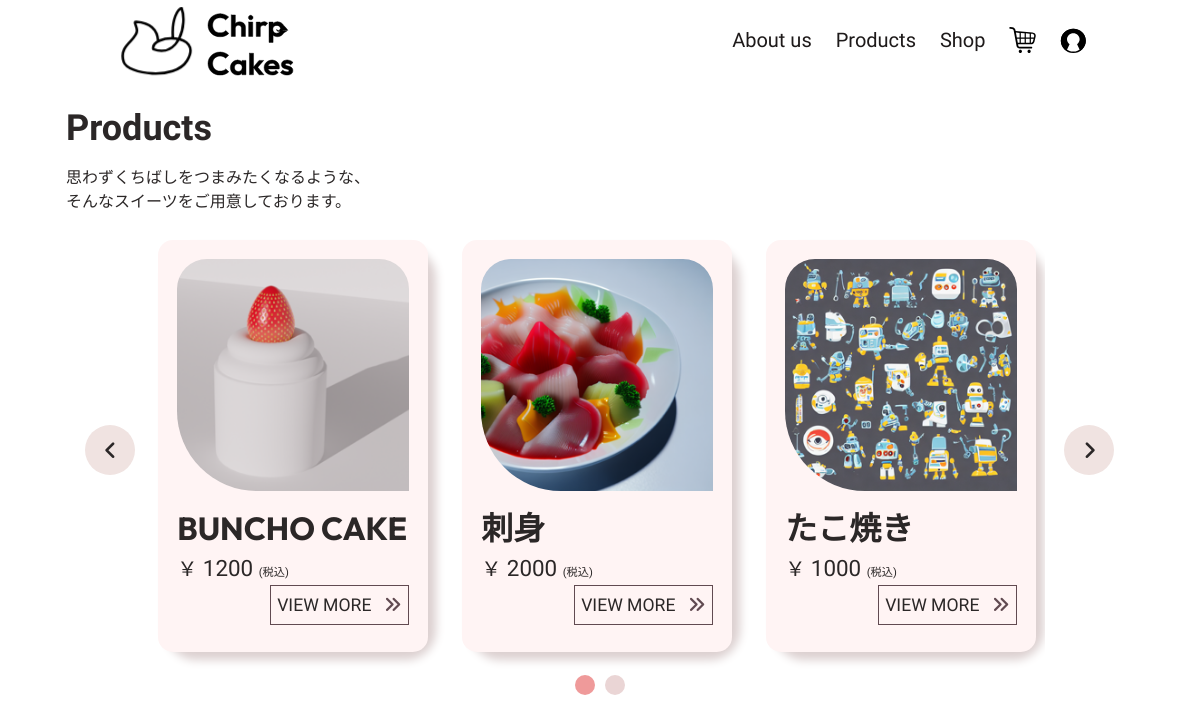
The page /main/item (signed in) on the database its author committed.
### main/models.py (models this page shows, shortened)
class ItemTable(models.Model):
    class Meta:
        verbose_name = _('商品テーブル')
        verbose_name_plural = _('商品テーブル')
    item_id = models.AutoField(primary_key=True, unique=True, verbose_name='商品ID', editable=False)
    item_name = models.TextField(max_length=30, unique=True, verbose_name='商品名')
    item_name_eng = models.TextField(default=f'',max_length=50, verbose_name='商品名(english)')
    item_img = models.ImageField(default='main/item/default_img.jpg', upload_to=saveItemPath)
    price = models.IntegerField(verbose_name='値段/個')
    sale_flg = models.BooleanField(default=True, verbose_name='販売ステータス')
    slug = models.SlugField(null=True, blank=True, max_length=20, default=f'')

### main/views.py (the view)
# urls.py: path('item', views.ItemPage.as_view(), name='item'),
class ItemPage(TemplateView):
    template_name = 'main/itempage.html'
    item = ItemTable.objects.all()
    params = {
        'title':'ChirpCakes',
        'item':item,
        'st_title':'商品',
        'itemCount':[i for i in range(item.count() // 3)]
    }
    def get(self, request):
        return render(request, self.template_name, context=self.params)

### main/templatetags/math_tags.py (called while the page is built)
@register.filter
def remainder(num1, num2):
    return num1 % num2

### templates/main/itempage.html (shortened to what this page needs)
{% load static %}
{% load math_tags %}
<!DOCTYPE html>
<html lang="ja">
<head>
    <link rel="stylesheet" href="{% static 'main/css/main.css' %}">
    <link href="https://use.fontawesome.com/releases/v5.0.6/css/all.css" rel="stylesheet">
</head>
<body>
    {% include 'main/component/banner.html' %}
    <div id="root">
        <main id="items">
            <div class="title">
                <h2>
                    Products
                </h2>
            </div>
            <div class="sub-disc">
                <p>
                    思わずくちばしをつまみたくなるような、
                    <br>
                    そんなスイーツをご用意しております。
                </p>
            </div>
            <div class="item-view">
                <div class="button-area">
                    <div id="slide-left">
                        <i class="fa-solid fa-angle-left"></i>
                    </div>
                </div>
                <div class="slider">
                    <div class="center" id="center">
                        {% for i in item %}
                        {% if forloop.counter0|remainder:3 == 0%}
                        <div class="slide-child">
                            <div class="child-item">
                                {% endif %}
                                <div class="card">
                                    <div class="card-item">
                                        <div class="card-main">
                                            <div class="card-contents">
                                                <img src="{{ MEDIA_URL }}{{ i.item_img }}" alt="{{ i.item_name }}">
                                                <a href="{% url 'main:product' i.slug %}" class="card-img-cover"></a>
                                            </div>
                                        </div>
                                        <div class="card-sub">
                                            <div class="card-header">
                                                <div class="card-header-title">
                                                    <a href="{% url 'main:product' i.slug %}" class="card-title-link">
                                                        {{ i.item_name }}
                                                    </a>
                                                </div>
                                                <div class="card-header-price">
                                                    {{ i.price }}
                                                </div>
                                                <div class="card-link">
                                                    <a href="{% url 'main:product' i.slug %}" class="card-link-button">
                                                        <p class="card-link-text">
                                                            VIEW MORE
                                                            <i class="fa-solid fa-angles-right icon"></i>
                                                        </p>
                                                    </a>
                                                </div>
                                            </div>
                                        </div>
                                    </div>
                                </div>
                                {% if forloop.counter|remainder:3 == 0%}
                            </div>
                        </div>
                        {% endif %}
                        {% endfor %}
                    </div>
                </div>
                <div class="button-area">
                    <div id="slide-right">
                        <i class="fa-solid fa-angle-right"></i>
                    </div>
                </div>
            </div>
            <div class="item-counter">
                {% for i in itemCount %}
                <div class="page" id="page{{ i }}">
                </div>
                {% endfor %}
            </div>
        </main>
    </div>
</body>
</html>

### static/main/css/main.css (style rules this page uses)
* { font-family: "Luckiest Guy", cursive; font-family: "Outfit", sans-serif; font-family: "Shippori Mincho", serif; font-family: "Zen Kaku Gothic New", sans-serif; list-style: none; color: rgb(43, 39, 39); text-decoration: none; }
a { color: rgb(0, 190, 190); }
html, body { color: rgb(43, 39, 39); font-family: "Zen Kaku Gothic New", sans-serif, "Outfit", sans-serif; height: 100%; margin: 0; }
#root { background-color: rgb(255, 255, 255); height: 100vh; }
.title { font-size: 150%; margin: 1rem 0; font-weight: 900; }
.card { border-radius: 30px; width: 270px; height: auto; box-shadow: 8px 8px 10px rgb(220, 208, 208); background-color: aqua; }
.card-item { position: relative; display: grid; background-color: rgb(255, 244, 244); border-radius: 15px; margin: 0 auto; padding: 1.2rem; grid-template-rows: repeat(auto-fit, minmax(1fr, 100px)); }
.card-contents { position: relative; }
.card-contents img { border-radius: 30px 30px 0 80px; }
.card-contents .card-img-cover { position: absolute; width: 100%; height: 100%; display: flex; justify-content: flex-end; align-items: flex-end; text-align: end; bottom: 0; padding-bottom: 1rem; font-size: 100%; font-weight: 500; overflow: hidden; transition: 0.3s ease-in; color: rgba(255, 255, 255, 0); background: rgba(255, 255, 255, 0); background: linear-gradient(180deg, rgba(255, 255, 255, 0) 0%, rgb(255, 244, 244) 100%); background-position-y: 300px; background-repeat: no-repeat; border-radius: 30px 30px 0 80px; }
.card-sub { width: 100%; margin-top: 0.8rem; }
.card-header { width: 100%; margin-bottom: 0.5rem; }
.card-header-title .card-title-link { font-size: 200%; font-family: "Outfit", sans-serif, "Zen Kaku Gothic New", sans-serif; font-weight: bolder; transition: 0.2s ease-in; color: rgb(43, 39, 39); }
.card-header-price { font-size: 140%; width: 100%; padding: 0; align-self: center; }
.card-header-price::before { content: "￥"; font-size: 90%; }
.card-header-price::after { content: "(税込)"; font-size: 50%; }
.card-link { width: 100%; display: flex; justify-content: flex-end; }
.card-link-button { display: block; position: relative; border: #614a51 1px solid; text-align: center; display: flex; justify-content: center; align-items: center; font-size: 110%; width: 60%; height: 40px; }
.card-link-button .icon { margin-top: 0.25rem; padding-left: 0.5rem; color: #614a51; }
.card-link-button .card-link-text { width: auto; z-index: 1000; }
.card-link-button::after { position: absolute; content: ""; width: 0%; height: 100%; left: 0; bottom: 0; background: rgba(255, 255, 255, 0); background: linear-gradient(90deg, rgb(255, 210, 210) 0%, rgba(255, 255, 255, 0) 100%); transition: 0.35s ease-in-out; }
#items { height: 100%; padding: 1rem; padding-top: 90px; width: 1100px; margin: 0 auto; }
#items .item-counter { width: 100%; height: 30px; display: flex; justify-content: center; align-items: center; }
#items .item-counter .page { width: 20px; height: 20px; background-color: rgb(234, 213, 213); border-radius: 50%; margin: 0 0.3rem; cursor: pointer; }
#items .item-counter .active { background-color: #EF9A9A; }
#items .sub-disc { margin: 1rem 0; }
#items .sub-disc p { text-align: left; }
#items .item-view { display: grid; grid-template-columns: 0.1fr 1fr 0.1fr; }
#items .button-area { height: 100%; width: 100%; display: flex; justify-content: center; align-items: center; }
#items #center { transform: translate(0, 0); }
#items #slide-right, #items #slide-left { position: relative; background-color: rgb(240, 227, 225); width: 50px; height: 50px; border-radius: 50%; cursor: pointer; }
#items #slide-right i, #items #slide-left i { position: absolute; top: 50%; left: 50%; transform: translate(-50%, -50%); margin: auto; font-size: 130%; }
#items .slider { overflow: hidden; height: 440px; }
#items .slider .center { width: 900px; height: 100%; margin: auto; white-space: nowrap; }
#items .slider .center .slide-child { display: inline-block; padding: 10px; width: 100%; height: 100%; font-size: 16px; margin-right: 4rem; }
#items .slider .center .slide-child .child-item { width: 100%; -moz-column-gap: 2rem; column-gap: 2rem; margin: 0 auto; display: grid; grid-template-columns: repeat(auto-fit, minmax(200px, 1fr)); place-items: center; }

### rows shown on the page
ItemTable: item_img (picture), item_name "BUNCHO CAKE", price "1200"
ItemTable: item_img (picture), item_name "刺身", price "2000"
ItemTable: item_img (picture), item_name "たこ焼き", price "1000"
